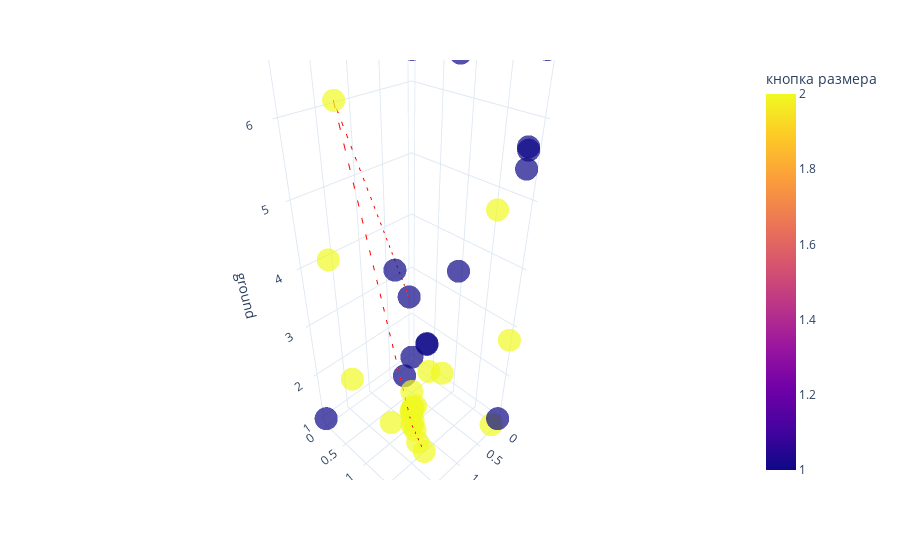

The code cell stored with this chart in its notebook:
### Code cell
fig = px.scatter_3d(steps_df, x='coffee', y='size', z='ground', 
                    color='кнопка размера', 
                    opacity=0.7, 
                    color_discrete_sequence=px.colors.qualitative.Alphabet)
# this is best path, plot it as a  directional line in 3d
best_option = steps_df.iloc[prob.ibest_seq].drop_duplicates()
# Create the line plot
gradient = best_option.index

line_plot = px.line_3d(best_option, x='coffee', y='size', z='ground')
line_plot['data'][0]['line']['color'] = '#FF0000'
line_plot['data'][0]['line']['dash'] = 'dash'
fig.add_trace(line_plot.data[0])
fig.update_layout(title='')

fig.update_layout(template='plotly_white')

go.Figure(fig).show()

### Figure 1 — Plotly figure (JSON) as saved in the notebook; plotly's stock layout.template omitted (floating-point values rounded to 4 significant figures)
{"data": [{"hovertemplate": "coffee=%{x}<br>size=%{y}<br>ground=%{z}<br>кнопка размера=%{marker.color}<extra></extra>", "legendgroup": "", "marker": {"color": [1, 1, 2, 2, 2, 1, 2, 1, 1, 2, 2, 2, 1, 2, 2, 2, 2, 2, 1, 2, 1, 2, 2, 1, 1, 2, 2, 1, 2, 2, 2, 2, 1, 1, 1, 1, 1, 2, 2, 2], "coloraxis": "coloraxis", "opacity": 0.7, "symbol": "circle"}, "mode": "markers", "name": "", "scene": "scene", "showlegend": false, "type": "scatter3d", "x": [0.4639, 0.7011, 1.857, 1.67, 1.564, 0.8555, 1.266, 1.15, 0.1688, 0.3043, 1.264, 1.258, 1.2, 1.225, 1.214, 1.165, 1.211, 1.175, 0.1845, 1.186, 0.1234, 1.164, 1.213, 0.7197, 2.0, 0.0, 2.0, 0.0, 0.0, 0.172, 0.02989, 0.0, 0.7562, 0.1123, 0.0, 2.0, 0.03181, 1.244, 1.305, 1.675], "y": [0.4042, 1.023, 0.7836, 0.09786, 0.2285, 1.514, 1.272, 0.8352, 1.976, 1.755, 1.333, 1.388, 1.044, 1.21, 1.227, 1.245, 1.211, 1.204, 2.0, 1.21, 1.955, 1.165, 1.214, 1.038, 2.0, 0.0, 2.0, 0.0, 2.0, 2.0, 0.7843, 2.0, 1.582, 2.0, 2.0, 0.0, 0.0, 1.571, 1.575, 1.249], "z": [2.924, 2.489, 6.338, 4.052, 1.781, 6.727, 1.324, 3.994, 5.729, 4.916, 1.261, 1.004, 2.201, 1.554, 1.612, 1.665, 1.612, 1.283, 5.479, 1.62, 5.671, 1.44, 1.592, 2.527, 7.0, 6.823, 3.273, 1.0, 7.0, 1.0, 1.182, 2.756, 4.153, 6.722, 1.0, 1.0, 7.0, 2.72, 1.0, 1.735]}, {"hovertemplate": "coffee=%{x}<br>size=%{y}<br>ground=%{z}<extra></extra>", "legendgroup": "", "line": {"color": "#FF0000", "dash": "dash"}, "marker": {"symbol": "circle"}, "mode": "lines", "name": "", "scene": "scene", "showlegend": false, "type": "scatter3d", "x": [0.4639, 1.857, 1.266, 1.305], "y": [0.4042, 0.7836, 1.272, 1.575], "z": [2.924, 6.338, 1.324, 1.0]}], "layout": {"coloraxis": {"colorbar": {"title": {"text": "кнопка размера"}}, "colorscale": [[0.0, "#0d0887"], [0.1111, "#46039f"], [0.2222, "#7201a8"], [0.3333, "#9c179e"], [0.4444, "#bd3786"], [0.5556, "#d8576b"], [0.6667, "#ed7953"], [0.7778, "#fb9f3a"], [0.8889, "#fdca26"], [1.0, "#f0f921"]]}, "legend": {"tracegroupgap": 0}, "margin": {"t": 60}, "scene": {"domain": {"x": [0.0, 1.0], "y": [0.0, 1.0]}, "xaxis": {"title": {"text": "coffee"}}, "yaxis": {"title": {"text": "size"}}, "zaxis": {"title": {"text": "ground"}}}, "title": {"text": ""}}}
